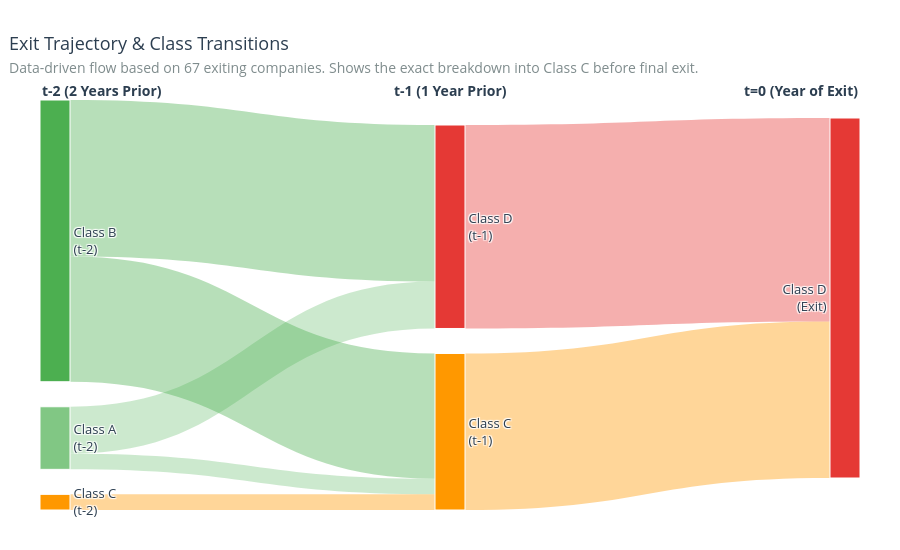

This figure's notebook cell:
### Code cell
OUTPUT_PATH = "analysis_output"
os.makedirs(OUTPUT_PATH, exist_ok=True)
TARGET   = "financial_health_class"
YEAR_COL = "fiscal_year"

# ──────────────────────────────────────────────────────────────────
# DATA PREP — same as before
# ──────────────────────────────────────────────────────────────────

df     = train_df.copy()
ID_COL = "company_id" if "company_id" in df.columns else "proxy_id"
if ID_COL == "proxy_id":
    df["proxy_id"] = df[["province", "ateco_sector", "legal_form"]].astype(str).agg("_".join, axis=1)

max_year = df[YEAR_COL].max()
last_year_per_co    = df.groupby(ID_COL)[YEAR_COL].max().rename("last_year")
df                  = df.merge(last_year_per_co, on=ID_COL, how="left")
df["is_early_exit"] = (df["last_year"] < max_year).astype(int)
df["is_exit_year"]  = ((df[YEAR_COL] == df["last_year"]) & (df["is_early_exit"] == 1)).astype(int)

exit_cos = df[df["is_early_exit"] == 1][ID_COL].unique()
exit_df  = df[df[ID_COL].isin(exit_cos)].copy()
exit_df["years_to_exit"] = exit_df.groupby(ID_COL)[YEAR_COL].transform(lambda x: x - x.max())

n_exit_cos = len(exit_cos)
years      = sorted(df[YEAR_COL].unique())

# ──────────────────────────────────────────────────────────────────
# ANALYSIS 1: Full panel — class distribution per year
# Splits each year into: surviving companies vs exiting companies
# Shows exactly when exits happen and what class they were
# ──────────────────────────────────────────────────────────────────

CLASS_ORDER  = ["A", "B", "C", "D"]
CLASS_COLORS = {"A": "#27AE60", "B": "#2980B9", "C": "#E67E22", "D": "#C0392B"}

# For each fiscal year: split survivors vs exiters
panel_data = []
for yr in years:
    yr_df = df[df[YEAR_COL] == yr]
    for group_label, group_mask in [
        ("Survivors", yr_df["is_early_exit"] == 0),
        ("Exiters",   yr_df["is_early_exit"] == 1),
    ]:
        subset = yr_df[group_mask]
        if subset.empty:
            continue
        dist = subset[TARGET].value_counts(normalize=True).mul(100).round(1)
        panel_data.append({
            "year":  yr,
            "group": group_label,
            "n":     len(subset),
            **{cls: dist.get(cls, 0.0) for cls in CLASS_ORDER}
        })

panel_df = pd.DataFrame(panel_data)
print("=== FULL PANEL: CLASS DISTRIBUTION PER YEAR × GROUP ===\n")
print(panel_df.to_string(index=False))

# ──────────────────────────────────────────────────────────────────
# ANALYSIS 2: For exiting companies only — what class were they
# in EACH year they were observed (not just exit year)
# This is the true longitudinal trajectory
# ──────────────────────────────────────────────────────────────────

print("\n=== EXIT COHORT: CLASS DISTRIBUTION BY YEARS_TO_EXIT ===\n")
traj_rows = []
for lag in sorted(exit_df["years_to_exit"].unique()):
    subset = exit_df[exit_df["years_to_exit"] == lag]
    dist   = subset[TARGET].value_counts(normalize=True).mul(100).round(1)
    label  = f"t={lag:+d}" if lag != 0 else "t=0 (exit)"
    traj_rows.append({"lag": lag, "label": label, "n": len(subset),
                      **{cls: dist.get(cls, 0.0) for cls in CLASS_ORDER}})
    print(f"{label:15s} | n={len(subset):3d} | " +
          " | ".join([f"{cls}={dist.get(cls,0):5.1f}%" for cls in CLASS_ORDER]))

traj_df = pd.DataFrame(traj_rows).sort_values("lag")

# ──────────────────────────────────────────────────────────────────
# ANALYSIS 3: Transition matrix — what class was each exiting
# company in year t-1 vs year t (exit)?
# Shows exactly which path each company took to reach D
# ──────────────────────────────────────────────────────────────────

print("\n=== TRANSITION MATRIX: CLASS AT t-1 → CLASS AT EXIT (t=0) ===\n")

t0   = exit_df[exit_df["years_to_exit"] == 0][[ID_COL, TARGET]].rename(columns={TARGET: "class_t0"})
tm1  = exit_df[exit_df["years_to_exit"] == -1][[ID_COL, TARGET]].rename(columns={TARGET: "class_tm1"})
trans = tm1.merge(t0, on=ID_COL, how="inner")
matrix = pd.crosstab(trans["class_tm1"], trans["class_t0"],
                     rownames=["t-1"], colnames=["t=0 (exit)"])
print(matrix)
print(f"\nTotal companies with both t-1 and t=0: {len(trans)}")
print(f"Came from C at t-1: {(trans['class_tm1']=='C').sum()} "
      f"({(trans['class_tm1']=='C').mean()*100:.1f}%)")
print(f"Came from D at t-1: {(trans['class_tm1']=='D').sum()} "
      f"({(trans['class_tm1']=='D').mean()*100:.1f}%)")

## ──────────────────────────────────────────────────────────────────
# MASTER CHART: Dynamic Sankey Diagram (Distribution + Transitions)
# Fonde l'analisi longitudinale e la matrice di transizione in un 
# unico flusso visivo calcolato dinamicamente sui dati reali.
# ──────────────────────────────────────────────────────────────────

# 1. Calcoliamo la composizione di partenza a t-2 (Normalizzata a 100%)
dist_t2 = exit_df[exit_df["years_to_exit"] == -2][TARGET].value_counts(normalize=True) * 100

# 2. Otteniamo le probabilità di transizione reali da t-2 a t-1
t2 = exit_df[exit_df["years_to_exit"] == -2][[ID_COL, TARGET]].rename(columns={TARGET: "c_t2"})
t1 = exit_df[exit_df["years_to_exit"] == -1][[ID_COL, TARGET]].rename(columns={TARGET: "c_t1"})
trans_21 = t2.merge(t1, on=ID_COL, how="inner")

# 3. Mappatura fissa dei nodi basata sulle classi che sappiamo essere popolate
node_map = {
    ("t-2", "A"): 0, 
    ("t-2", "B"): 1, 
    ("t-2", "C"): 2,
    ("t-1", "C"): 3, 
    ("t-1", "D"): 4,
    ("t0",  "D"): 5
}

labels = [
    "Class A<br>(t-2)", "Class B<br>(t-2)", "Class C<br>(t-2)",
    "Class C<br>(t-1)", "Class D<br>(t-1)",
    "Class D<br>(Exit)"
]

node_colors = [
    "#81C784", "#4CAF50", "#FF9800", # t-2 (Verdi e Arancio)
    "#FF9800", "#E53935",            # t-1 (Arancio e Rosso)
    "#E53935"                        # t=0 (Rosso)
]

source = []
target = []
value  = []

# Tracciamo i flussi in ingresso a t-1 per garantire la conservazione della massa visiva
inflow_t1 = {"C": 0.0, "D": 0.0}

# STEP A: Flussi da t-2 a t-1 (Calcolati sulle probabilità reali del tuo dataset)
for cls_2 in ["A", "B", "C"]:
    pct_t2 = dist_t2.get(cls_2, 0)
    if pct_t2 == 0: continue
    
    subset = trans_21[trans_21["c_t2"] == cls_2]
    if len(subset) == 0:
        # Se non ci sono dati appaiati storici, mandiamo in fallback proporzionale a C
        source.append(node_map[("t-2", cls_2)])
        target.append(node_map[("t-1", "C")])
        value.append(pct_t2)
        inflow_t1["C"] += pct_t2
    else:
        # Calcola le probabilità di transizione esatte per questa classe
        split = subset["c_t1"].value_counts(normalize=True)
        for cls_1, fraction in split.items():
            if ("t-1", cls_1) in node_map:
                val = pct_t2 * fraction
                source.append(node_map[("t-2", cls_2)])
                target.append(node_map[("t-1", cls_1)])
                value.append(val)
                inflow_t1[cls_1] += val

# STEP B: Flussi da t-1 a t=0 (Exit Year)
# Tutto ciò che è arrivato a t-1 confluisce nel nodo finale D a t=0
for cls_1 in ["C", "D"]:
    val = inflow_t1[cls_1]
    if val > 0:
        source.append(node_map[("t-1", cls_1)])
        target.append(node_map[("t0", "D")])
        value.append(val)

# Coloriamo i nastri in base al nodo di origine
link_color_map = {
    "A": "rgba(129, 199, 132, 0.4)", # Verde chiaro
    "B": "rgba(76, 175, 80, 0.4)",   # Verde scuro
    "C": "rgba(255, 152, 0, 0.4)",   # Arancione
    "D": "rgba(229, 57, 53, 0.4)"    # Rosso
}

link_colors = []
for s in source:
    class_letter = labels[s].split(" ")[1].split("<")[0]
    link_colors.append(link_color_map[class_letter])

# Generazione Grafico Plotly
fig = go.Figure(data=[go.Sankey(
    arrangement="perpendicular", # Mantiene i blocchi perfettamente allineati
    node = dict(
        pad = 25,
        thickness = 30,
        line = dict(color = "white", width = 1),
        label = labels,
        color = node_colors,
        hovertemplate='%{label}<br>%{value:.1f}% of cohort<extra></extra>'
    ),
    link = dict(
        source = source,
        target = target,
        value = value,
        color = link_colors,
        hovertemplate='Flow: %{source.label} → %{target.label}<br>%{value:.1f}%<extra></extra>'
    )
)])

fig.update_layout(
    title=dict(
        text="Exit Trajectory & Class Transitions<br>"
             "<span style='font-size:14px;font-weight:normal;color:#7F8C8D;'>"
             f"Data-driven flow based on {n_exit_cos} exiting companies. Shows the exact breakdown into Class C before final exit.</span>",
        font=dict(size=18, color="#2C3E50"),
        x=0.01
    ),
    font=dict(size=13, color="#2C3E50"),
    paper_bgcolor="white",
    plot_bgcolor="white",
    margin=dict(t=100, l=40, r=40, b=40),
    height=550, 
    width=900
)

fig.add_annotation(x=0.0, y=1.05, text="<b>t-2 (2 Years Prior)</b>", showarrow=False, xref="paper", yref="paper", font=dict(size=14))
fig.add_annotation(x=0.5, y=1.05, text="<b>t-1 (1 Year Prior)</b>", showarrow=False, xref="paper", yref="paper", font=dict(size=14))
fig.add_annotation(x=1.0, y=1.05, text="<b>t=0 (Year of Exit)</b>", showarrow=False, xref="paper", yref="paper", font=dict(size=14))

p_sankey = os.path.join(OUTPUT_PATH, "master_trajectory_sankey.png")
fig.write_image(p_sankey, scale=2)
with open(p_sankey + ".meta.json", "w") as f:
    json.dump({
        "caption": "Data-driven Pre-Exit Class Trajectory",
        "description": "Sankey diagram combining class distribution and transition matrix flows based on train_df."
    }, f)

fig.show()

print(f"\n=== SUMMARY FOR SLIDES ===")
print(f"Exit rate:            {n_exit_cos}/{df[ID_COL].nunique()} = {n_exit_cos/df[ID_COL].nunique()*100:.1f}%")
print(f"Master Sankey Chart generated based on {len(trans_21)} paired t-2->t-1 transitions and marginal distributions.")

### Figure 1 — Plotly figure (JSON) as saved in the notebook; plotly's stock layout.template omitted (floating-point values rounded to 4 significant figures)
{"data": [{"arrangement": "perpendicular", "link": {"color": ["rgba(129, 199, 132, 0.4)", "rgba(129, 199, 132, 0.4)", "rgba(76, 175, 80, 0.4)", "rgba(76, 175, 80, 0.4)", "rgba(255, 152, 0, 0.4)", "rgba(255, 152, 0, 0.4)", "rgba(229, 57, 53, 0.4)"], "hovertemplate": "Flow: %{source.label} → %{target.label}<br>%{value:.1f}%<extra></extra>", "source": [0, 0, 1, 1, 2, 3, 4], "target": [4, 3, 4, 3, 3, 5, 5], "value": [13.04, 4.348, 43.48, 34.78, 4.348, 43.48, 56.52]}, "node": {"color": ["#81C784", "#4CAF50", "#FF9800", "#FF9800", "#E53935", "#E53935"], "hovertemplate": "%{label}<br>%{value:.1f}% of cohort<extra></extra>", "label": ["Class A<br>(t-2)", "Class B<br>(t-2)", "Class C<br>(t-2)", "Class C<br>(t-1)", "Class D<br>(t-1)", "Class D<br>(Exit)"], "line": {"color": "white", "width": 1}, "pad": 25, "thickness": 30}, "type": "sankey"}], "layout": {"annotations": [{"font": {"size": 14}, "showarrow": false, "text": "<b>t-2 (2 Years Prior)</b>", "x": 0, "xref": "paper", "y": 1.05, "yref": "paper"}, {"font": {"size": 14}, "showarrow": false, "text": "<b>t-1 (1 Year Prior)</b>", "x": 0.5, "xref": "paper", "y": 1.05, "yref": "paper"}, {"font": {"size": 14}, "showarrow": false, "text": "<b>t=0 (Year of Exit)</b>", "x": 1, "xref": "paper", "y": 1.05, "yref": "paper"}], "font": {"color": "#2C3E50", "size": 13}, "height": 550, "margin": {"b": 40, "l": 40, "r": 40, "t": 100}, "paper_bgcolor": "white", "plot_bgcolor": "white", "title": {"font": {"color": "#2C3E50", "size": 18}, "text": "Exit Trajectory & Class Transitions<br><span style='font-size:14px;font-weight:normal;color:#7F8C8D;'>Data-driven flow based on 67 exiting companies. Shows the exact breakdown into Class C before final exit.</span>", "x": 0.01}, "width": 900}}
